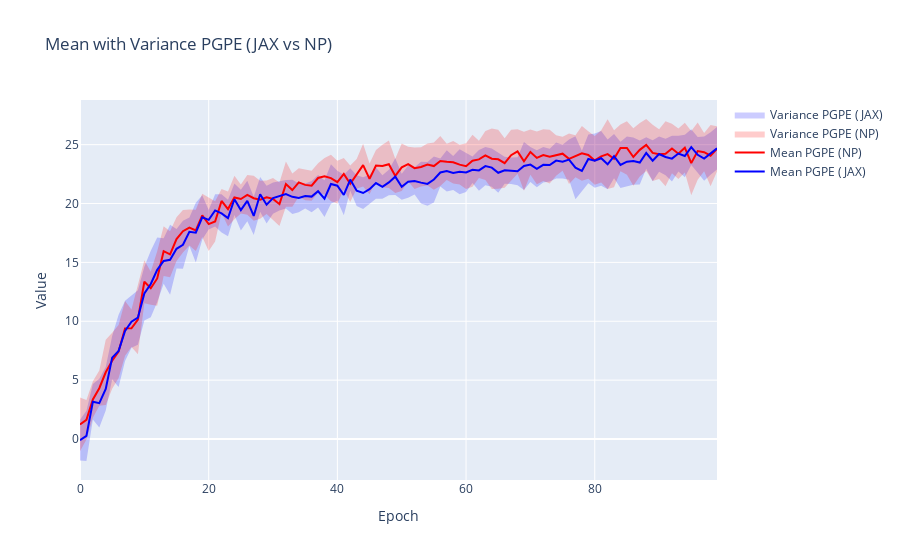

Write notebook code for a chart like this one.
### Code cell
# Create the figure
fig = go.Figure()

# Add shaded regions for variance for performances_jax (blue)
upper_bound_jax = performances_jax['mean'] + performances_jax['std']
lower_bound_jax = performances_jax['mean'] - performances_jax['std']

# Add shaded regions for variance for performances_np (red)
upper_bound_np = performances_np['mean'] + performances_np['std']
lower_bound_np = performances_np['mean'] - performances_np['std']

fig.add_trace(go.Scatter(
    x=performances_jax.index.append(performances_jax.index[::-1]),
    y=pd.concat([upper_bound_jax, lower_bound_jax[::-1]]),
    fill='toself',
    fillcolor='rgba(0, 0, 255, 0.2)',
    line=dict(color='rgba(255,255,255,0)'),
    name='Variance PGPE (JAX)',
))

fig.add_trace(go.Scatter(
    x=performances_np.index.append(performances_np.index[::-1]),
    y=pd.concat([upper_bound_np, lower_bound_np[::-1]]),
    fill='toself',
    fillcolor='rgba(255, 0, 0, 0.2)',
    line=dict(color='rgba(255,255,255,0)'),
    name='Variance PGPE (NP)',
))

# Add the mean line plot for performances_np (red)
fig.add_trace(go.Scatter(
    x=performances_np.index,
    y=performances_np['mean'],
    mode='lines',
    name='Mean PGPE (NP)',
    line=dict(color='red')
))

# Add the mean line plot for performances_jax (blue)
fig.add_trace(go.Scatter(
    x=performances_jax.index,
    y=performances_jax['mean'],
    mode='lines',
    name='Mean PGPE (JAX)',
    line=dict(color='blue')
))

# Update layout
fig.update_layout(
    title='Mean with Variance PGPE (JAX vs NP)',
    xaxis_title='Epoch',
    yaxis_title='Value',
)

# Show the plot
fig.show()

### Figure 1 — Plotly figure (JSON) as saved in the notebook; plotly's stock layout.template omitted (floating-point values rounded to 4 significant figures; data arrays with more than 128 entries replaced by an {"elided": "..."} marker saying what was removed)
{"data": [{"fill": "toself", "fillcolor": "rgba(0, 0, 255, 0.2)", "line": {"color": "rgba(255,255,255,0)"}, "name": "Variance PGPE (JAX)", "x": {"elided": "200 int values"}, "y": {"elided": "200 float values"}, "type": "scatter"}, {"fill": "toself", "fillcolor": "rgba(255, 0, 0, 0.2)", "line": {"color": "rgba(255,255,255,0)"}, "name": "Variance PGPE (NP)", "x": {"elided": "200 int values"}, "y": {"elided": "200 float values"}, "type": "scatter"}, {"line": {"color": "red"}, "mode": "lines", "name": "Mean PGPE (NP)", "x": [0, 1, 2, 3, 4, 5, 6, 7, 8, 9, 10, 11, 12, 13, 14, 15, 16, 17, 18, 19, 20, 21, 22, 23, 24, 25, 26, 27, 28, 29, 30, 31, 32, 33, 34, 35, 36, 37, 38, 39, 40, 41, 42, 43, 44, 45, 46, 47, 48, 49, 50, 51, 52, 53, 54, 55, 56, 57, 58, 59, 60, 61, 62, 63, 64, 65, 66, 67, 68, 69, 70, 71, 72, 73, 74, 75, 76, 77, 78, 79, 80, 81, 82, 83, 84, 85, 86, 87, 88, 89, 90, 91, 92, 93, 94, 95, 96, 97, 98, 99], "y": [1.239, 1.633, 3.353, 4.315, 5.667, 6.645, 7.434, 9.397, 9.406, 10.13, 13.36, 12.8, 13.63, 15.96, 15.69, 16.98, 17.65, 17.96, 17.72, 19.0, 18.25, 18.48, 20.22, 19.53, 20.51, 20.39, 20.74, 20.45, 20.32, 20.53, 20.4, 19.95, 21.65, 21.14, 21.79, 21.58, 21.51, 22.17, 22.32, 22.16, 21.81, 22.52, 21.68, 22.52, 23.26, 22.09, 23.22, 23.19, 23.33, 22.34, 23.07, 23.35, 23.0, 23.11, 23.32, 23.18, 23.62, 23.54, 23.51, 23.3, 23.17, 23.64, 23.75, 24.08, 23.81, 23.76, 23.43, 24.1, 24.43, 23.59, 24.38, 23.87, 24.11, 23.98, 24.08, 24.23, 23.8, 24.02, 24.26, 24.12, 23.66, 24.0, 24.2, 23.81, 24.73, 24.72, 23.95, 24.56, 24.98, 24.3, 24.19, 24.23, 24.67, 24.23, 24.75, 23.43, 24.45, 24.36, 24.07, 24.64], "type": "scatter"}, {"line": {"color": "blue"}, "mode": "lines", "name": "Mean PGPE (JAX)", "x": [0, 1, 2, 3, 4, 5, 6, 7, 8, 9, 10, 11, 12, 13, 14, 15, 16, 17, 18, 19, 20, 21, 22, 23, 24, 25, 26, 27, 28, 29, 30, 31, 32, 33, 34, 35, 36, 37, 38, 39, 40, 41, 42, 43, 44, 45, 46, 47, 48, 49, 50, 51, 52, 53, 54, 55, 56, 57, 58, 59, 60, 61, 62, 63, 64, 65, 66, 67, 68, 69, 70, 71, 72, 73, 74, 75, 76, 77, 78, 79, 80, 81, 82, 83, 84, 85, 86, 87, 88, 89, 90, 91, 92, 93, 94, 95, 96, 97, 98, 99], "y": [-0.1001, 0.267, 3.165, 3.044, 4.261, 6.91, 7.481, 9.184, 9.969, 10.32, 12.36, 13.16, 14.37, 15.12, 15.22, 16.15, 16.5, 17.6, 17.53, 18.83, 18.62, 19.41, 19.16, 18.76, 20.36, 19.44, 20.22, 18.94, 20.78, 19.9, 20.46, 20.64, 20.8, 20.57, 20.48, 20.63, 20.59, 21.04, 20.41, 21.66, 21.51, 20.72, 22.04, 21.09, 20.89, 21.21, 21.74, 21.41, 21.79, 22.28, 21.43, 21.86, 21.92, 21.77, 21.67, 22.04, 22.64, 22.77, 22.6, 22.7, 22.64, 22.86, 22.81, 23.18, 23.05, 22.61, 22.82, 22.78, 22.74, 23.19, 23.31, 22.96, 23.29, 23.27, 23.65, 23.56, 23.73, 23.04, 22.77, 23.79, 23.64, 23.84, 23.33, 24.03, 23.28, 23.56, 23.61, 23.48, 24.29, 23.63, 24.2, 23.96, 23.81, 24.24, 24.04, 24.79, 24.14, 23.82, 24.24, 24.69], "type": "scatter"}], "layout": {"title": {"text": "Mean with Variance PGPE (JAX vs NP)"}, "xaxis": {"title": {"text": "Epoch"}}, "yaxis": {"title": {"text": "Value"}}}}
